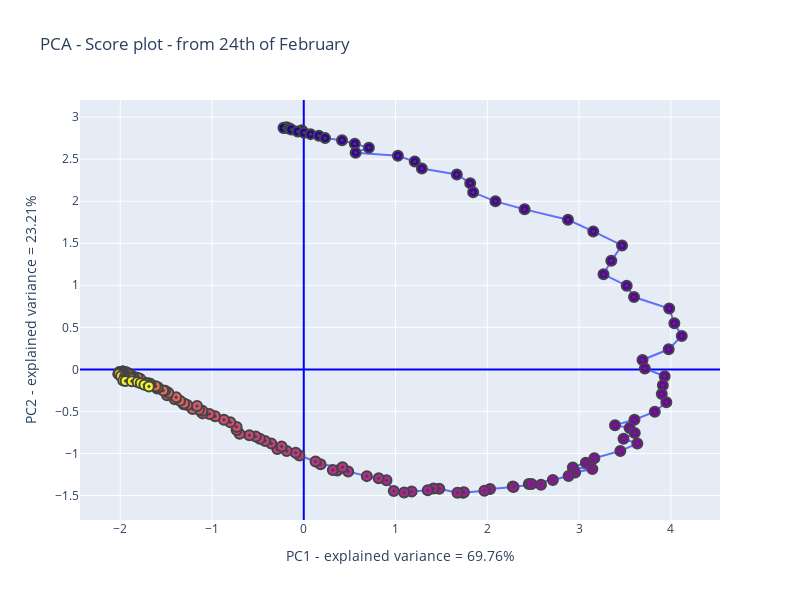

The notebook cell saved with this chart:
### Code cell
# Score plot
col = np.arange(len(df.index))
fig=go.Figure()
fig.add_trace(go.Scatter(x=x_red[:,0], y=x_red[:,1], mode='markers+lines', marker=dict(symbol=[200], 
             color = col, line_width=2, size=10), hovertext=(df.index)))
fig.update_layout(height=600, width=800, title='PCA - Score plot - from 24th of February', 
                  xaxis_title=xtit,yaxis_title=ytit, showlegend=False,
                  xaxis_zeroline=True, yaxis_zeroline=True, 
                  xaxis_zerolinecolor='blue', yaxis_zerolinecolor='blue')

### Figure 1 — Plotly figure (JSON) as saved in the notebook; plotly's stock layout.template omitted (floating-point values rounded to 4 significant figures; data arrays with more than 128 entries replaced by an {"elided": "..."} marker saying what was removed)
{"data": [{"hovertext": {"elided": "182 str values"}, "marker": {"color": {"elided": "182 int values"}, "line": {"width": 2}, "size": 10, "symbol": [200]}, "mode": "markers+lines", "type": "scatter", "x": {"elided": "182 float values"}, "y": {"elided": "182 float values"}}], "layout": {"height": 600, "showlegend": false, "title": {"text": "PCA - Score plot - from 24th of February"}, "width": 800, "xaxis": {"title": {"text": "PC1 - explained variance = 69.76%"}, "zeroline": true, "zerolinecolor": "blue"}, "yaxis": {"title": {"text": "PC2 - explained variance = 23.21%"}, "zeroline": true, "zerolinecolor": "blue"}}}
